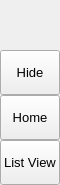
        <widget class="QFrame" name="leftMenuBg">
         <property name="minimumSize">
          <size>
           <width>60</width>
           <height>0</height>
          </size>
         </property>
         <property name="maximumSize">
          <size>
           <width>60</width>
           <height>16777215</height>
          </size>
         </property>
         <property name="frameShape">
          <enum>QFrame::NoFrame</enum>
         </property>
         <property name="frameShadow">
          <enum>QFrame::Raised</enum>
         </property>
         <layout class="QVBoxLayout" name="verticalLayout_3">
          <property name="spacing">
           <number>0</number>
          </property>
          <property name="leftMargin">
           <number>0</number>
          </property>
          <property name="topMargin">
           <number>0</number>
          </property>
          <property name="rightMargin">
           <number>0</number>
          </property>
          <property name="bottomMargin">
           <number>0</number>
          </property>
          <item>
           <widget class="QFrame" name="topLogoInfo">
            <property name="minimumSize">
             <size>
              <width>0</width>
              <height>50</height>
             </size>
            </property>
            <property name="maximumSize">
             <size>
              <width>16777215</width>
              <height>50</height>
             </size>
            </property>
            <property name="frameShape">
             <enum>QFrame::NoFrame</enum>
            </property>
            <property name="frameShadow">
             <enum>QFrame::Raised</enum>
            </property>
            <widget class="QFrame" name="topLogo">
             <property name="geometry">
              <rect>
               <x>10</x>
               <y>5</y>
               <width>42</width>
               <height>42</height>
              </rect>
             </property>
             <property name="minimumSize">
              <size>
               <width>42</width>
               <height>42</height>
              </size>
             </property>
             <property name="maximumSize">
              <size>
               <width>42</width>
               <height>42</height>
              </size>
             </property>
             <property name="frameShape">
              <enum>QFrame::NoFrame</enum>
             </property>
             <property name="frameShadow">
              <enum>QFrame::Raised</enum>
             </property>
            </widget>
            <widget class="QLabel" name="titleLeftApp">
             <property name="geometry">
              <rect>
               <x>70</x>
               <y>8</y>
               <width>160</width>
               <height>20</height>
              </rect>
             </property>
             <property name="font">
              <font>
               <family>Segoe UI Semibold</family>
               <pointsize>12</pointsize>
               <italic>false</italic>
               <bold>false</bold>
              </font>
             </property>
             <property name="text">
              <string>PyCertificate</string>
             </property>
             <property name="alignment">
              <set>Qt::AlignLeading|Qt::AlignLeft|Qt::AlignTop</set>
             </property>
            </widget>
            <widget class="QLabel" name="titleLeftDescription">
             <property name="geometry">
              <rect>
               <x>70</x>
               <y>27</y>
               <width>160</width>
               <height>16</height>
              </rect>
             </property>
             <property name="maximumSize">
              <size>
               <width>16777215</width>
               <height>16</height>
              </size>
             </property>
             <property name="font">
              <font>
               <family>Segoe UI</family>
               <pointsize>8</pointsize>
               <italic>false</italic>
               <bold>false</bold>
              </font>
             </property>
             <property name="text">
              <string>Modern GUI / Flat Style</string>
             </property>
             <property name="alignment">
              <set>Qt::AlignLeading|Qt::AlignLeft|Qt::AlignTop</set>
             </property>
            </widget>
           </widget>
          </item>
          <item>
           <widget class="QFrame" name="leftMenuFrame">
            <property name="frameShape">
             <enum>QFrame::NoFrame</enum>
            </property>
            <property name="frameShadow">
             <enum>QFrame::Raised</enum>
            </property>
            <layout class="QVBoxLayout" name="verticalMenuLayout">
             <property name="spacing">
              <number>0</number>
             </property>
             <property name="leftMargin">
              <number>0</number>
             </property>
             <property name="topMargin">
              <number>0</number>
             </property>
             <property name="rightMargin">
              <number>0</number>
             </property>
             <property name="bottomMargin">
              <number>0</number>
             </property>
             <item>
              <widget class="QFrame" name="toggleBox">
               <property name="maximumSize">
                <size>
                 <width>16777215</width>
                 <height>45</height>
                </size>
               </property>
               <property name="frameShape">
                <enum>QFrame::NoFrame</enum>
               </property>
               <property name="frameShadow">
                <enum>QFrame::Raised</enum>
               </property>
               <layout class="QVBoxLayout" name="verticalLayout_4">
                <property name="spacing">
                 <number>0</number>
                </property>
                <property name="leftMargin">
                 <number>0</number>
                </property>
                <property name="topMargin">
                 <number>0</number>
                </property>
                <property name="rightMargin">
                 <number>0</number>
                </property>
                <property name="bottomMargin">
                 <number>0</number>
                </property>
                <item>
                 <widget class="QPushButton" name="toggleButton">
                  <property name="sizePolicy">
                   <sizepolicy hsizetype="Expanding" vsizetype="Fixed">
                    <horstretch>0</horstretch>
                    <verstretch>0</verstretch>
                   </sizepolicy>
                  </property>
                  <property name="minimumSize">
                   <size>
                    <width>0</width>
                    <height>45</height>
                   </size>
                  </property>
                  <property name="font">
                   <font>
                    <family>Segoe UI</family>
                    <pointsize>10</pointsize>
                    <italic>false</italic>
                    <bold>false</bold>
                   </font>
                  </property>
                  <property name="cursor">
                   <cursorShape>PointingHandCursor</cursorShape>
                  </property>
                  <property name="layoutDirection">
                   <enum>Qt::LeftToRight</enum>
                  </property>
                  <property name="styleSheet">
                   <string notr="true">background-image: url(:/icons/images/icons/icon_menu.png);</string>
                  </property>
                  <property name="text">
                   <string>Hide</string>
                  </property>
                 </widget>
                </item>
               </layout>
              </widget>
             </item>
             <item alignment="Qt::AlignTop">
              <widget class="QFrame" name="topMenu">
               <property name="frameShape">
                <enum>QFrame::NoFrame</enum>
               </property>
               <property name="frameShadow">
                <enum>QFrame::Raised</enum>
               </property>
               <layout class="QVBoxLayout" name="verticalLayout_8">
                <property name="spacing">
                 <number>0</number>
                </property>
                <property name="leftMargin">
                 <number>0</number>
                </property>
                <property name="topMargin">
                 <number>0</number>
                </property>
                <property name="rightMargin">
                 <number>0</number>
                </property>
                <property name="bottomMargin">
                 <number>0</number>
                </property>
                <item>
                 <widget class="QPushButton" name="btn_home">
                  <property name="sizePolicy">
                   <sizepolicy hsizetype="Expanding" vsizetype="Fixed">
                    <horstretch>0</horstretch>
                    <verstretch>0</verstretch>
                   </sizepolicy>
                  </property>
                  <property name="minimumSize">
                   <size>
                    <width>0</width>
                    <height>45</height>
                   </size>
                  </property>
                  <property name="font">
                   <font>
                    <family>Segoe UI</family>
                    <pointsize>10</pointsize>
                    <italic>false</italic>
                    <bold>false</bold>
                   </font>
                  </property>
                  <property name="cursor">
                   <cursorShape>PointingHandCursor</cursorShape>
                  </property>
                  <property name="layoutDirection">
                   <enum>Qt::LeftToRight</enum>
                  </property>
                  <property name="styleSheet">
                   <string notr="true">background-image: url(:/icons/images/icons/cil-home.png);</string>
                  </property>
                  <property name="text">
                   <string>Home</string>
                  </property>
                 </widget>
                </item>
                <item>
                 <widget class="QPushButton" name="list_btn">
                  <property name="sizePolicy">
                   <sizepolicy hsizetype="Expanding" vsizetype="Fixed">
                    <horstretch>0</horstretch>
                    <verstretch>0</verstretch>
                   </sizepolicy>
                  </property>
                  <property name="minimumSize">
                   <size>
                    <width>0</width>
                    <height>45</height>
                   </size>
                  </property>
                  <property name="font">
                   <font>
                    <family>Segoe UI</family>
                    <pointsize>10</pointsize>
                    <italic>false</italic>
                    <bold>false</bold>
                   </font>
                  </property>
                  <property name="cursor">
                   <cursorShape>PointingHandCursor</cursorShape>
                  </property>
                  <property name="layoutDirection">
                   <enum>Qt::LeftToRight</enum>
                  </property>
                  <property name="styleSheet">
                   <string notr="true">background-image: url(:/icons/images/icons/cil-view-module.png);</string>
                  </property>
                  <property name="text">
                   <string>List View</string>
                  </property>
                 </widget>
                </item>
               </layout>
              </widget>
             </item>
            </layout>
           </widget>
          </item>
         </layout>
        </widget>
